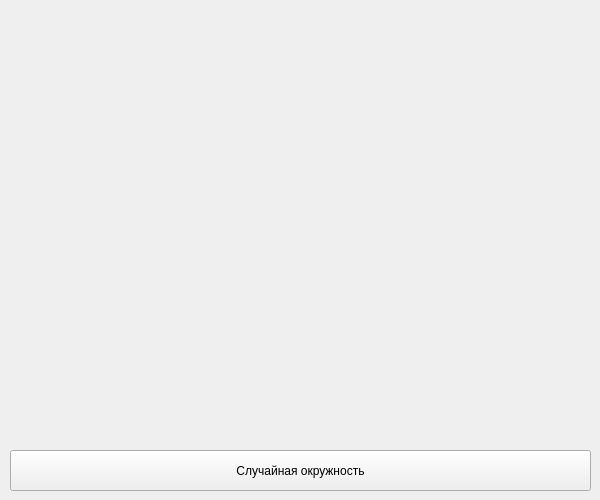
<?xml version="1.0" encoding="UTF-8"?>
<ui version="4.0">
 <class>Form</class>
 <widget class="QWidget" name="Form">
  <property name="geometry">
   <rect>
    <x>0</x>
    <y>0</y>
    <width>600</width>
    <height>500</height>
   </rect>
  </property>
  <property name="windowTitle">
   <string>Form</string>
  </property>
  <widget class="QPushButton" name="draw_button">
   <property name="geometry">
    <rect>
     <x>10</x>
     <y>450</y>
     <width>581</width>
     <height>41</height>
    </rect>
   </property>
   <property name="text">
    <string>Случайная окружность</string>
   </property>
  </widget>
 </widget>
 <resources/>
 <connections/>
</ui>
